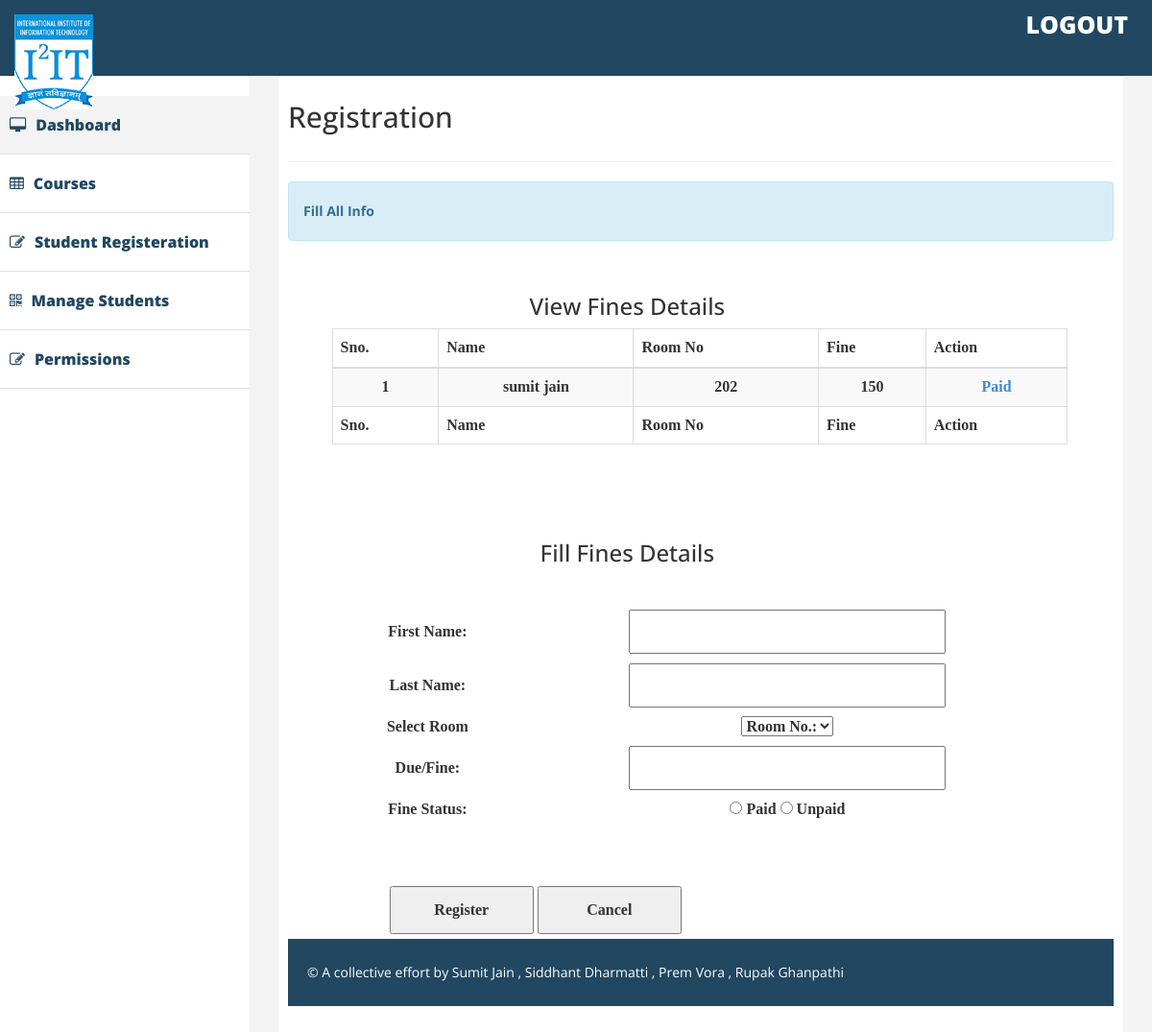
Screenshot of /Fine.php with the database file from the repository.
### tables this page shows
CREATE TABLE IF NOT EXISTS `fine` (
  `id` int(11) NOT NULL AUTO_INCREMENT,
  `FirstName` varchar(100) NOT NULL,
  `LastName` varchar(100) NOT NULL,
  `Room` int(11) NOT NULL,
  `Fine` int(11) NOT NULL,
  `Status` varchar(100) NOT NULL,
  PRIMARY KEY (`id`)
);

### Fine.php (the view, shortened to what this page needs)
<?php
$db = new mysqli("localhost","root","","hostel1");
?>
<!DOCTYPE html>
<html xmlns="http://www.w3.org/1999/xhtml">
<head>
    <link href="assets/css/bootstrap.css" rel="stylesheet" />
    <link href="assets/css/font-awesome.css" rel="stylesheet" />
    <link href="assets/css/custom.css" rel="stylesheet" />
</head>
<body>
     <form action ="" method = "POST">
    <div id="wrapper">
         <div class="navbar navbar-inverse navbar-fixed-top">
            <div class="adjust-nav">
                <div class="navbar-header">
                    <a class="navbar-brand" href="#">
                        <img src="assets/img/logo1.png" />
                    </a>
                </div>
                <span class="logout-spn" >
                  <a href="login.php" style="color:#fff;">LOGOUT</a>
                </span>
            </div>
        </div>
        <nav class="navbar-default navbar-side" role="navigation">
            <div class="sidebar-collapse">
                <ul class="nav" id="main-menu">
                    <li class="active-link">
                        <a href="http://localhost/hostel1/DBMS%20Project/admindashboard.html" ><i class="fa fa-desktop "></i>Dashboard </a>
                    </li>
                    <li>
                        <a href="http://localhost/hostel1/DBMS%20Project/Courses.php"><i class="fa fa-table "></i>Courses </a>
                    </li>
                    <li>
                        <a href="http://localhost/hostel1/DBMS%20Project/studentregistration.php"><i class="fa fa-edit "></i>Student Registeration</a>
                    <li>
                        <a href="http://localhost/hostel1/DBMS%20Project/manstud.php"><i class="fa fa-qrcode "></i>Manage Students</a>
                    </li>
                    <li>
                        <a href="adminpermission.php"><i class="fa fa-edit "></i>Permissions </a>
                    </li>
                </ul>
                </div>
        </nav>
        <div id="page-wrapper" >
            <div id="page-inner">
                <div class="row">
                    <div class="col-lg-12">
                     <h2>Registration</h2>
                    </div>
                </div>
                  <hr />
                <div class="row">
                    <div class="col-lg-12 ">
                        <div class="alert alert-info">
                             <strong>Fill All Info </strong>
                        </div>
                    </div>
                    </div>
		    <div class="row">
		    <div class="row text-center pad-top">
                        <div class="col-lg-10 col-md-2 col-sm-2 col-xs-6">
						 <div class="row">
		<div class="row">
                    <div class="col-lg-12">
                     <h3>View Fines Details</h3>
                    </div>
             </div>
						<table id="zctb" class="display table table-striped table-bordered table-hover" cellspacing="0" width="100%" style="margin-left:2cm;">
					  <tr>
                        	<thead>
										<tr>
											<th>Sno.</th>
											<th>Name </th>
											<th>Room No</th>
											<th>Fine</th>
											<th>Action</th>
										</tr>
									</thead>
									<tfoot>
										<tr>
											<th>Sno.</th>
											<th>Name </th>
											<th>Room No</th>
											<th>Fine</th>
											<th>Action</th>
										</tr>
									</tfoot>
									 </tr>
									<tbody>
																		<?php
$ret="select * from fine where Status = 'Unpaid'";
$stmt= $db->prepare($ret) ;
$stmt->execute() ;
$res=$stmt->get_result();
$cnt=1;
while($row=$res->fetch_object())
	  {
	  	?>
<tr><td><?php echo $cnt;;?></td>
<td><?php echo $row->FirstName;?> <?php echo $row->LastName;?></td>
<td><?php echo $row->Room;?></td>
<td><?php echo $row->Fine;?></td>
<td>
<a href = 'dues.php?rn= "<?php echo $row->id; ?>"'>Paid</td>
										</tr>
									<?php
$cnt=$cnt+1;
									 } ?>
								</tbody>
            </table>
			<br>
			<br>
			<div class="row">
             <div class="col-lg-12">
                     <h3>Fill Fines Details</h3>
             </div>
             </div>
			 <br>
			<table style="margin-left:2cm;" cellpadding="10" width=750>
                      <tr>
                        <td>First Name:</td>
                        <td><input type="text" name="FirstName"   />
                        </td>
                     </tr>
					 <tr>
                        <td>Last Name:</td>
                        <td><input type="text" name="LastName"   />
                        </td>
                     </tr>
                      <tr>
                                                        <td>Select Room</td>
                                                        <td>
                                                        <select name="Room" id="Room_No">
                                                        <option value="-1">Room No.:</option>
                                                    </select>
                                                    <tr>
                    <tr>
                        <td>Due/Fine:</td>
                        <td><input type="text" name="Fine" maxlength="10" />
                        </td>
                        </tr>
                        <tr>
                       		<td>Fine Status:</td>
                                <td>
                                <input type="radio" name="Status" value="Paid" />
                                Paid
  	 			<input type="radio" name="Status" value="Unpaid" />
				Unpaid
                                </td>
                                </tr>
						</table>
						<br>
						<br>
										<table style="margin-left:1cm;" cellpadding="20" width=500>
										<tr>
                                             <td colspan="4" align="center" size="10">
                                             <input type="submit" value="Register" name="register">
											<input type="reset" value="Cancel" name = "cancle">
                                             </td>
                                        </tr>
										</table>
                                                                </div>
                                                                </div>
                                                            </div>
                                                        </div>
                                                                <div class="footer">
                                                                    <div class="row">
                                                                        <div class="col-lg-12" >
                                                                            &copy; A collective effort by Sumit Jain , Siddhant Dharmatti , Prem Vora , Rupak Ghanpathi
                                                                        </div>
                                                                    </div>
                                                         </form>
                                                        </body>
                                                        </html>

### assets/css/custom.css (style rules this page uses)
body { font-family: 'Open Sans', sans-serif; line-height:30px; }
#wrapper { width: 100%; margin-top:50px; }
#page-wrapper { padding: 15px 15px; min-height: 600px; background:#F3F3F3; }
#page-inner { width:100%; margin:10px 20px 10px 0px; background-color:#fff!important; padding:10px; min-height:1050px; }
.pad-top { padding-top:15px; }
.sidebar-collapse .nav { padding:0; padding-top:50px; }
.sidebar-collapse > .nav > li > a { padding:15px 10px; color: #214761; font-weight: 900; font-size: 16px; }
.sidebar-collapse > .nav > li { border-bottom:1px solid #e1e1e1; }
.navbar-side { border:none; background-color: #fff; }
.navbar-inverse { background-color: #214761; border-color: #F0F0F0; min-height: 80px; }
.nav > li > a > i { margin-right:10px; }
.logout-spn { float:right; color:#fff; font-size:25px; font-weight:800; margin:20px; margin: 10px 25px 10px 50px; }
.logout-spn a { text-decoration:none; }
.active-link { background-color:#f3f3f3; }
.footer { background-color:#214761; width:100%; color:#fff; padding:20px 50px 20px 50px; padding-left:20px; }
@media (min-width:768px) { #page-wrapper { margin: 0 0 0 260px; padding: 15px 30px; min-height: 1050px; } }
@media (min-width:768px) { .navbar-side { z-index: 1; position: absolute; width: 260px; } }

### Fine.php (style rules this page uses)
table { font-family: verdana; width: color:#214761; font-size: 16px; font-style: normal; font-weight: bold; 11:51 PM 20-Sep-20 }
input[type=text], input[type=email], input[type=number] { width: 60%; padding: 6px 12px; margin: 5px 0; box-sizing: border-box; }
input[type=submit], input[type=reset] { width: 30%; padding: 8px 12px; margin: 5px 0; box-sizing: border-box; }

### rows the page displays
fine: FirstName "sumit", LastName "jain", Room "202", Fine "150"
